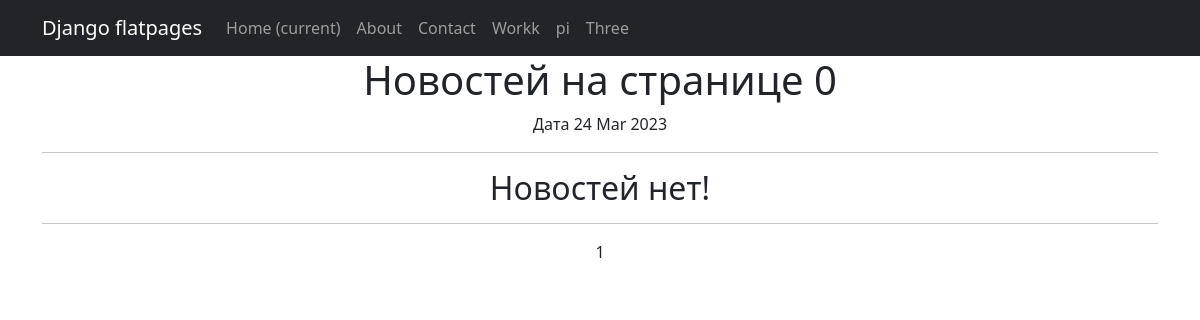
The page /new/news/ on the database as committed earlier.
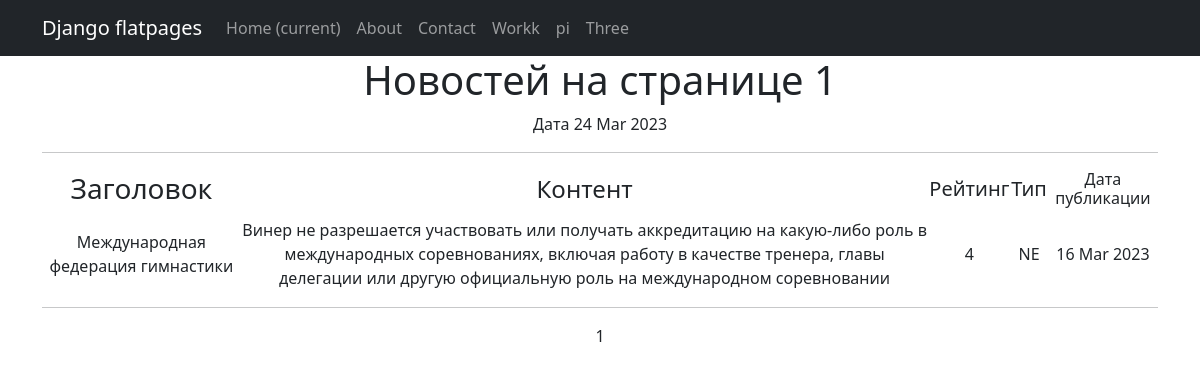
The same page on the database as committed later.
### new/models.py (models this page shows, shortened)
class Post(models.Model):
    artic = 'AR'
    news = 'NE'
    TYP = [
        (artic, 'Статья'),
        (news, 'Новость'),
    ]
    author = models.ForeignKey(Author, on_delete=models.CASCADE)
    typ = models.CharField(max_length=2, choices=TYP)
    time_in = models.DateTimeField(auto_now_add=True)
    title = models.CharField(max_length=255)
    text = models.TextField()
    reit_post = models.IntegerField(default=0)
    likes = models.IntegerField(default=0)
    dislikes = models.IntegerField(default=0)
    Category_post = models.ManyToManyField(Category, through='PostCategory')

### new/views.py (the view)
# urls.py: path('news/', NewsList.as_view(), name='news_list'),
class NewsList(ListView):
    model = Post
    queryset = Post.objects.filter(typ='NE')
    ordering = '-time_in'
    template_name = 'news.html'
    context_object_name = 'new'
    paginate_by = 7

### new/templatetags/custom_tags.py (called while the page is built)
@register.simple_tag()
def current_time(format_string='%M %d %Y'):
   return datetime.utcnow().strftime(format_string)

### templates/news.html (shortened to what this page needs)
{% extends 'flatpages/default.html' %}
{% load custom_filters %}
{% load custom_tags %}
{% block content %}
<h1>Новостей на странице {{ new|length }} </h1>
Дата {% current_time '%d %b %Y' %}
<hr>
    {% if new %}
        <table>
            <tr>
                <td><h3>Заголовок</h3></td>
                <td><h4>Контент</h4></td>
                <td><h5>Рейтинг</h5></td>
                <td><h5>Тип</h5></td>
                <td><h6>Дата публикации</h6></td>
            </tr>
            {% for new in new %}
            <tr>
                <td>{{ new.title}}</td>
                <td>{{ new.text }}</td>
                <td>{{ new.reit_post }}</td>
                <td>{{ new.typ}}</td>
                <td>{{ new.time_in|date:'d M Y' }}</td>
            </tr>
            {% endfor %}
        </table>
    {% else %}
        <h2>Новостей нет!</h2>
    {% endif %}
    <hr>
    {{ page_obj.number }}
{% endblock content %}

Rows that differ between the two databases and show on the page:
added Post: title "Международная федерация гимнастики", text "Винер не разрешается участвовать или получать аккредитацию на какую-либо роль в международных соревнованиях, включая работу в качестве тренера, главы делегации или другую официальную роль на международном соревновании", reit_post "4", typ "NE", time_in "16 Mar 2023"
Other text that changed with them:
{{ new|length }}: "0" → "1"
text no longer shown: "Новостей нет!"
text now shown: "Заголовок Контент Рейтинг Тип Дата публикации"
